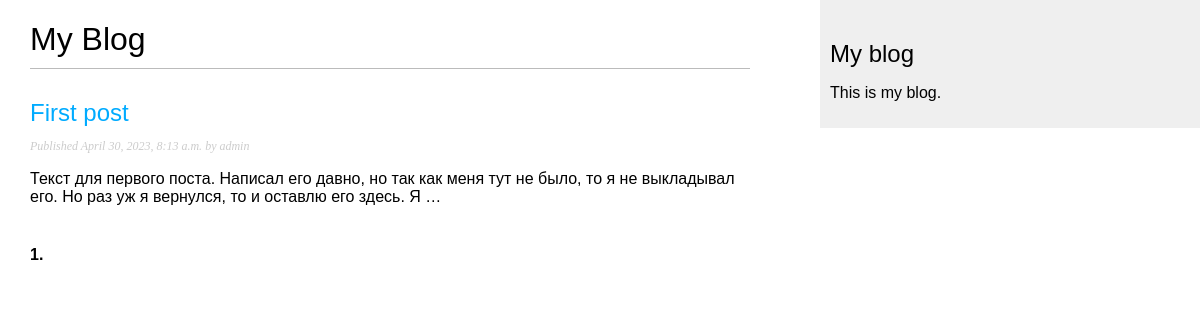
Before: / with the older database file.
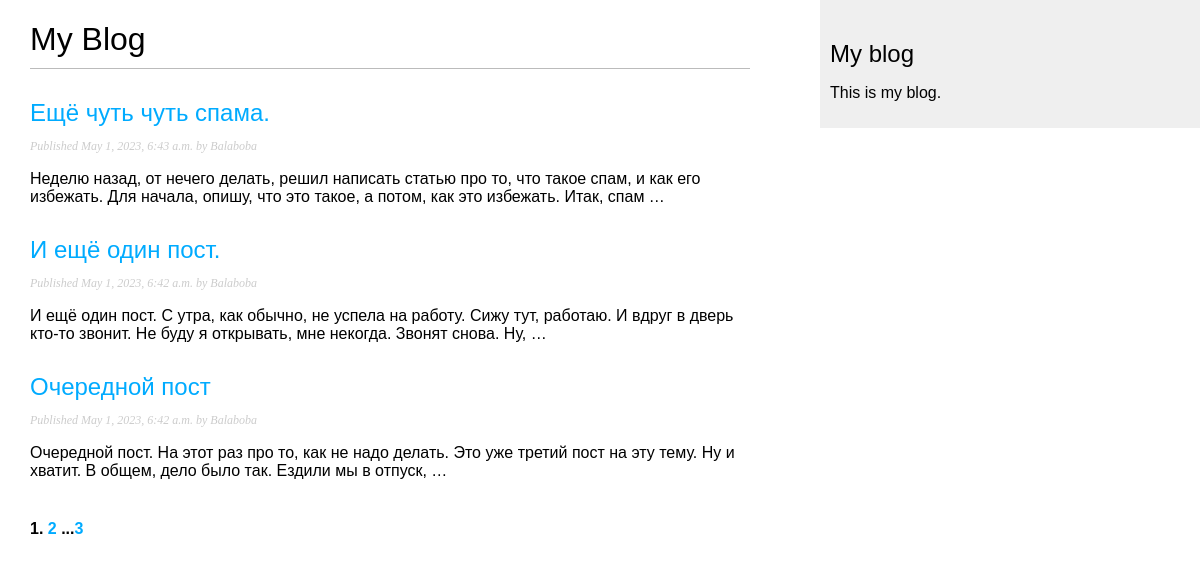
After: the same page with the newer database file.
### core/models.py (models this page shows, shortened)
class Post(models.Model):
    class Status(models.TextChoices):
        DRAFT = "DF", "Draft"
        PUBLISHED = "PB", "Published"
    title: models.CharField = models.CharField(max_length=250)
    author: models.ForeignKey = models.ForeignKey(
        User, on_delete=models.CASCADE, related_name="blog_posts")
    slug: models.SlugField = models.SlugField(
        max_length=250, unique_for_date='publish')
    body: models.TextField = models.TextField()
    publish: models.DateTimeField = models.DateTimeField(default=timezone.now)
    created: models.DateTimeField = models.DateTimeField(auto_now_add=True)
    updated: models.DateTimeField = models.DateTimeField(auto_now=True)
    status: models.CharField = models.CharField(max_length=2,
                                                choices=Status.choices,
                                                default=Status.DRAFT)
    objects: models.Manager = models.Manager()
    published = PublishedManager()
    class Meta:
        ordering = ["-publish"]
        indexes = [models.Index(fields=['-publish'])]
        db_table = "post"
    def get_absolute_url(self) -> str:
        return reverse("core:post_detail", args=[self.publish.year,
                                                 self.publish.month,
                                                 self.publish.day,
                                                 self.slug])

### core/views.py (the view)
# urls.py: path("", views.PostListView.as_view(), name="post_list"),
class PostListView(ListView):
    model = Post
    queryset = Post.published.all()
    context_object_name = 'posts'
    paginate_by = 3
    template_name = 'core/post/list.html'
    def get(self, request: HttpRequest, *args: str,
            **kwargs: int) -> HttpResponse:
        post_list = self.get_queryset()
        paginator = Paginator(post_list, self.paginate_by)
        page_number = request.GET.get('page', 1)
        try:
            posts = paginator.page(page_number)
        except PageNotAnInteger:
            posts = paginator.page(1)
        except EmptyPage:
            posts = paginator.page(paginator.num_pages)
        context = {"posts": posts}
        return render(request, self.template_name, context=context)

### core/templates/core/post/list.html (shortened to what this page needs)
{% extends "core/base.html" %}
{% block content %}
    <h1>My Blog</h1>
    {% for post in posts %}
        <h2>
            <a href="{{ post.get_absolute_url }}">
            {{ post.title }}
            </a>
        </h2>
        <p class="date">
            Published {{ post.publish }} by {{ post.author }}
        </p>
        {{ post.body|truncatewords:30|linebreaks }}
    {% endfor %}
    {% include "core/paginator.html" with page=posts %}
{% endblock %}

### core/templates/core/base.html (shortened to what this page needs)
{% load static %}
<!DOCTYPE html>
<html>
<head>
    <link href="{% static "css/blog.css" %}" rel="stylesheet">
</head>
<body>
    <div id="content">
        {% block content %}
        {% endblock %}
    </div>
    <div id="sidebar">
        <h2>My blog</h2>
        <p>This is my blog.</p>
    </div>
</body>
</html>

### core/templates/core/paginator.html (shortened to what this page needs)
<div class="pagination">
    <span class="step-links">
        <span class="current">
            {{ page.number }}.
        </span>
        {% if page.has_next %}
        <a href="?page={{ page.next_page_number }}">{{ page.next_page_number }}</a>
        {% endif %}
        {% if page.number != page.paginator.num_pages %}
        ...<a href="?page= {{ page.paginator.num_pages }}">{{ page.paginator.num_pages }}</a>
        {% endif %}
    </span>
</div>

### core/static/css/blog.css (style rules this page uses)
body { margin:0; padding:0; font-family:helvetica, sans-serif; }
a { color:#00abff; text-decoration:none; }
h1 { font-weight:normal; border-bottom:1px solid #bbb; padding:0 0 10px 0; }
h2 { font-weight:normal; margin:30px 0 0; }
#content { float:left; width:60%; padding:0 0 0 30px; }
#sidebar { float:right; width:30%; padding:10px; background:#efefef; height:100%; }
p.date { color:#ccc; font-family: georgia, serif; font-size: 12px; font-style: italic; }
.pagination { margin:40px 0; font-weight:bold; }

Changed rows visible on the page:
no longer on this page (row unchanged): Post: title "First post", publish "April 30, 2023, 8:13 a.m.", author "admin", body "Текст для первого поста. Написал его давно, но так как меня тут не было, то я не выкладывал его. Но раз уж я вернулся, то и оставлю его здесь. Я …"
added Post: title "Ещё чуть чуть спама.", publish "May 1, 2023, 6:43 a.m.", author "Balaboba", body "Неделю назад, от нечего делать, решил написать статью про то, что такое спам, и как его избежать. Для начала, опишу, что это такое, а потом, как это избежать. Итак, спам …"
added Post: title "И ещё один пост.", publish "May 1, 2023, 6:42 a.m.", author "Balaboba", body "И ещё один пост. С утра, как обычно, не успела на работу. Сижу тут, работаю. И вдруг в дверь кто-то звонит. Не буду я открывать, мне некогда. Звонят снова. Ну, …"
added Post: title "Очередной пост", publish "May 1, 2023, 6:42 a.m.", author "Balaboba", body "Очередной пост. На этот раз про то, как не надо делать. Это уже третий пост на эту тему. Ну и хватит. В общем, дело было так. Ездили мы в отпуск, …"
Other visible differences:
{{ page.next_page_number }}: (not shown) → "2"
{{ page.paginator.num_pages }}: (not shown) → "3"
